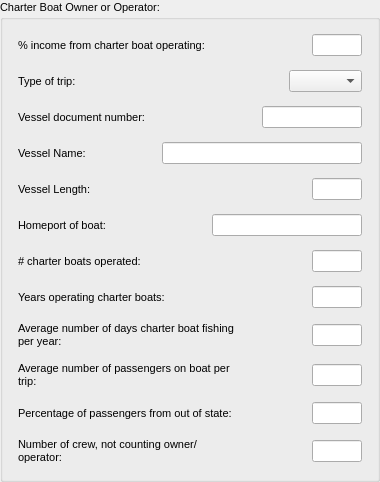
      <widget class="QGroupBox" name="vessel_info" >
       <property name="font" >
        <font>
         <family>Tahoma</family>
         <pointsize>8</pointsize>
        </font>
       </property>
       <property name="title" >
        <string>Charter Boat Owner or Operator:</string>
       </property>
       <layout class="QVBoxLayout" >
        <item>
         <widget class="QWidget" native="1" name="widget_3" >
          <property name="font" >
           <font>
            <family>Tahoma</family>
            <pointsize>8</pointsize>
           </font>
          </property>
          <layout class="QHBoxLayout" name="horizontalLayout_3" >
           <property name="spacing" >
            <number>4</number>
           </property>
           <property name="margin" >
            <number>4</number>
           </property>
           <item>
            <widget class="QLabel" name="label_3" >
             <property name="font" >
              <font>
               <family>Tahoma</family>
               <pointsize>8</pointsize>
              </font>
             </property>
             <property name="text" >
              <string>% income from charter boat operating:</string>
             </property>
            </widget>
           </item>
           <item>
            <spacer name="horizontalSpacer_2" >
             <property name="font" >
              <font>
               <family>Tahoma</family>
               <pointsize>8</pointsize>
              </font>
             </property>
             <property name="orientation" >
              <enum>Qt::Horizontal</enum>
             </property>
             <property name="sizeHint" stdset="0" >
              <size>
               <width>40</width>
               <height>20</height>
              </size>
             </property>
            </spacer>
           </item>
           <item>
            <widget class="QLineEdit" name="cpfv_percent_income_line" >
             <property name="maximumSize" >
              <size>
               <width>50</width>
               <height>16777215</height>
              </size>
             </property>
             <property name="font" >
              <font>
               <family>Tahoma</family>
               <pointsize>8</pointsize>
              </font>
             </property>
            </widget>
           </item>
          </layout>
         </widget>
        </item>
        <item>
         <widget class="QWidget" native="1" name="home_port_13" >
          <property name="font" >
           <font>
            <family>Tahoma</family>
            <pointsize>8</pointsize>
           </font>
          </property>
          <layout class="QHBoxLayout" >
           <property name="spacing" >
            <number>4</number>
           </property>
           <property name="margin" >
            <number>4</number>
           </property>
           <item>
            <widget class="QLabel" name="type_of_charter_text_5" >
             <property name="minimumSize" >
              <size>
               <width>100</width>
               <height>0</height>
              </size>
             </property>
             <property name="maximumSize" >
              <size>
               <width>100</width>
               <height>16777215</height>
              </size>
             </property>
             <property name="font" >
              <font>
               <family>Tahoma</family>
               <pointsize>8</pointsize>
              </font>
             </property>
             <property name="text" >
              <string>Type of trip:</string>
             </property>
             <property name="wordWrap" >
              <bool>true</bool>
             </property>
            </widget>
           </item>
           <item>
            <spacer>
             <property name="font" >
              <font>
               <family>Tahoma</family>
               <pointsize>8</pointsize>
              </font>
             </property>
             <property name="orientation" >
              <enum>Qt::Horizontal</enum>
             </property>
             <property name="sizeHint" stdset="0" >
              <size>
               <width>40</width>
               <height>20</height>
              </size>
             </property>
            </spacer>
           </item>
           <item>
            <widget class="QComboBox" name="cpfv_type_combo" >
             <property name="font" >
              <font>
               <family>Tahoma</family>
               <pointsize>8</pointsize>
              </font>
             </property>
             <item>
              <property name="text" >
               <string/>
              </property>
             </item>
             <item>
              <property name="text" >
               <string>Charter</string>
              </property>
             </item>
             <item>
              <property name="text" >
               <string>Six-pack</string>
              </property>
             </item>
             <item>
              <property name="text" >
               <string>Both</string>
              </property>
             </item>
            </widget>
           </item>
          </layout>
         </widget>
        </item>
        <item>
         <widget class="QWidget" native="1" name="ves_license_3" >
          <property name="font" >
           <font>
            <family>Tahoma</family>
            <pointsize>8</pointsize>
           </font>
          </property>
          <layout class="QHBoxLayout" >
           <property name="spacing" >
            <number>4</number>
           </property>
           <property name="margin" >
            <number>4</number>
           </property>
           <item>
            <widget class="QLabel" name="federal_vessel_id_text_2" >
             <property name="minimumSize" >
              <size>
               <width>150</width>
               <height>0</height>
              </size>
             </property>
             <property name="maximumSize" >
              <size>
               <width>150</width>
               <height>16777215</height>
              </size>
             </property>
             <property name="font" >
              <font>
               <family>Tahoma</family>
               <pointsize>8</pointsize>
              </font>
             </property>
             <property name="text" >
              <string>Vessel document number:</string>
             </property>
             <property name="wordWrap" >
              <bool>true</bool>
             </property>
            </widget>
           </item>
           <item>
            <spacer>
             <property name="font" >
              <font>
               <family>Tahoma</family>
               <pointsize>8</pointsize>
              </font>
             </property>
             <property name="orientation" >
              <enum>Qt::Horizontal</enum>
             </property>
             <property name="sizeHint" stdset="0" >
              <size>
               <width>40</width>
               <height>20</height>
              </size>
             </property>
            </spacer>
           </item>
           <item>
            <widget class="QLineEdit" name="cpfv_lic_line" >
             <property name="enabled" >
              <bool>true</bool>
             </property>
             <property name="minimumSize" >
              <size>
               <width>100</width>
               <height>0</height>
              </size>
             </property>
             <property name="maximumSize" >
              <size>
               <width>100</width>
               <height>16777215</height>
              </size>
             </property>
             <property name="font" >
              <font>
               <family>Tahoma</family>
               <pointsize>8</pointsize>
              </font>
             </property>
             <property name="text" >
              <string/>
             </property>
            </widget>
           </item>
          </layout>
         </widget>
        </item>
        <item>
         <widget class="QWidget" native="1" name="vessel_length_5" >
          <property name="font" >
           <font>
            <family>Tahoma</family>
            <pointsize>8</pointsize>
           </font>
          </property>
          <layout class="QHBoxLayout" >
           <property name="spacing" >
            <number>4</number>
           </property>
           <property name="margin" >
            <number>4</number>
           </property>
           <item>
            <widget class="QLabel" name="vessel_length_text_3" >
             <property name="minimumSize" >
              <size>
               <width>80</width>
               <height>0</height>
              </size>
             </property>
             <property name="maximumSize" >
              <size>
               <width>80</width>
               <height>16777215</height>
              </size>
             </property>
             <property name="font" >
              <font>
               <family>Tahoma</family>
               <pointsize>8</pointsize>
              </font>
             </property>
             <property name="text" >
              <string>Vessel Name:</string>
             </property>
             <property name="wordWrap" >
              <bool>true</bool>
             </property>
            </widget>
           </item>
           <item>
            <spacer>
             <property name="font" >
              <font>
               <family>Tahoma</family>
               <pointsize>8</pointsize>
              </font>
             </property>
             <property name="orientation" >
              <enum>Qt::Horizontal</enum>
             </property>
             <property name="sizeHint" stdset="0" >
              <size>
               <width>40</width>
               <height>20</height>
              </size>
             </property>
            </spacer>
           </item>
           <item>
            <widget class="QLineEdit" name="cpfv_name_line" >
             <property name="enabled" >
              <bool>true</bool>
             </property>
             <property name="minimumSize" >
              <size>
               <width>200</width>
               <height>0</height>
              </size>
             </property>
             <property name="maximumSize" >
              <size>
               <width>200</width>
               <height>16777215</height>
              </size>
             </property>
             <property name="font" >
              <font>
               <family>Tahoma</family>
               <pointsize>8</pointsize>
              </font>
             </property>
             <property name="text" >
              <string/>
             </property>
            </widget>
           </item>
          </layout>
         </widget>
        </item>
        <item>
         <widget class="QWidget" native="1" name="vessel_length_4" >
          <property name="font" >
           <font>
            <family>Tahoma</family>
            <pointsize>8</pointsize>
           </font>
          </property>
          <layout class="QHBoxLayout" >
           <property name="spacing" >
            <number>4</number>
           </property>
           <property name="margin" >
            <number>4</number>
           </property>
           <item>
            <widget class="QLabel" name="vessel_length_text_2" >
             <property name="minimumSize" >
              <size>
               <width>80</width>
               <height>0</height>
              </size>
             </property>
             <property name="maximumSize" >
              <size>
               <width>80</width>
               <height>16777215</height>
              </size>
             </property>
             <property name="font" >
              <font>
               <family>Tahoma</family>
               <pointsize>8</pointsize>
              </font>
             </property>
             <property name="text" >
              <string>Vessel Length:</string>
             </property>
             <property name="wordWrap" >
              <bool>true</bool>
             </property>
            </widget>
           </item>
           <item>
            <spacer>
             <property name="font" >
              <font>
               <family>Tahoma</family>
               <pointsize>8</pointsize>
              </font>
             </property>
             <property name="orientation" >
              <enum>Qt::Horizontal</enum>
             </property>
             <property name="sizeHint" stdset="0" >
              <size>
               <width>40</width>
               <height>20</height>
              </size>
             </property>
            </spacer>
           </item>
           <item>
            <widget class="QLineEdit" name="cpfv_len_line" >
             <property name="enabled" >
              <bool>true</bool>
             </property>
             <property name="minimumSize" >
              <size>
               <width>50</width>
               <height>0</height>
              </size>
             </property>
             <property name="maximumSize" >
              <size>
               <width>50</width>
               <height>16777215</height>
              </size>
             </property>
             <property name="font" >
              <font>
               <family>Tahoma</family>
               <pointsize>8</pointsize>
              </font>
             </property>
             <property name="text" >
              <string/>
             </property>
            </widget>
           </item>
          </layout>
         </widget>
        </item>
        <item>
         <widget class="QWidget" native="1" name="home_port_12" >
          <property name="font" >
           <font>
            <family>Tahoma</family>
            <pointsize>8</pointsize>
           </font>
          </property>
          <layout class="QHBoxLayout" >
           <property name="spacing" >
            <number>4</number>
           </property>
           <property name="margin" >
            <number>4</number>
           </property>
           <item>
            <widget class="QLabel" name="home_port_text_2" >
             <property name="minimumSize" >
              <size>
               <width>120</width>
               <height>0</height>
              </size>
             </property>
             <property name="maximumSize" >
              <size>
               <width>120</width>
               <height>16777215</height>
              </size>
             </property>
             <property name="font" >
              <font>
               <family>Tahoma</family>
               <pointsize>8</pointsize>
              </font>
             </property>
             <property name="text" >
              <string>Homeport of boat:</string>
             </property>
             <property name="wordWrap" >
              <bool>true</bool>
             </property>
            </widget>
           </item>
           <item>
            <spacer>
             <property name="font" >
              <font>
               <family>Tahoma</family>
               <pointsize>8</pointsize>
              </font>
             </property>
             <property name="orientation" >
              <enum>Qt::Horizontal</enum>
             </property>
             <property name="sizeHint" stdset="0" >
              <size>
               <width>40</width>
               <height>20</height>
              </size>
             </property>
            </spacer>
           </item>
           <item>
            <widget class="QLineEdit" name="cpfv_home_port_line" >
             <property name="enabled" >
              <bool>true</bool>
             </property>
             <property name="minimumSize" >
              <size>
               <width>150</width>
               <height>0</height>
              </size>
             </property>
             <property name="maximumSize" >
              <size>
               <width>150</width>
               <height>16777215</height>
              </size>
             </property>
             <property name="font" >
              <font>
               <family>Tahoma</family>
               <pointsize>8</pointsize>
              </font>
             </property>
             <property name="text" >
              <string/>
             </property>
            </widget>
           </item>
          </layout>
         </widget>
        </item>
        <item>
         <widget class="QWidget" native="1" name="widget" >
          <property name="font" >
           <font>
            <family>Tahoma</family>
            <pointsize>8</pointsize>
           </font>
          </property>
          <layout class="QHBoxLayout" name="horizontalLayout" >
           <property name="spacing" >
            <number>4</number>
           </property>
           <property name="margin" >
            <number>4</number>
           </property>
           <item>
            <widget class="QLabel" name="label" >
             <property name="maximumSize" >
              <size>
               <width>200</width>
               <height>16777215</height>
              </size>
             </property>
             <property name="font" >
              <font>
               <family>Tahoma</family>
               <pointsize>8</pointsize>
              </font>
             </property>
             <property name="text" >
              <string># charter boats operated:</string>
             </property>
            </widget>
           </item>
           <item>
            <spacer name="spacer" >
             <property name="font" >
              <font>
               <family>Tahoma</family>
               <pointsize>8</pointsize>
              </font>
             </property>
             <property name="orientation" >
              <enum>Qt::Horizontal</enum>
             </property>
             <property name="sizeHint" stdset="0" >
              <size>
               <width>138</width>
               <height>20</height>
              </size>
             </property>
            </spacer>
           </item>
           <item>
            <widget class="QLineEdit" name="cpfv_num_op_line" >
             <property name="maximumSize" >
              <size>
               <width>50</width>
               <height>16777215</height>
              </size>
             </property>
             <property name="font" >
              <font>
               <family>Tahoma</family>
               <pointsize>8</pointsize>
              </font>
             </property>
            </widget>
           </item>
          </layout>
         </widget>
        </item>
        <item>
         <widget class="QWidget" native="1" name="home_port_11" >
          <property name="font" >
           <font>
            <family>Tahoma</family>
            <pointsize>8</pointsize>
           </font>
          </property>
          <layout class="QHBoxLayout" >
           <property name="spacing" >
            <number>4</number>
           </property>
           <property name="margin" >
            <number>4</number>
           </property>
           <item>
            <widget class="QLabel" name="years_text_4" >
             <property name="minimumSize" >
              <size>
               <width>250</width>
               <height>0</height>
              </size>
             </property>
             <property name="maximumSize" >
              <size>
               <width>250</width>
               <height>16777215</height>
              </size>
             </property>
             <property name="font" >
              <font>
               <family>Tahoma</family>
               <pointsize>8</pointsize>
              </font>
             </property>
             <property name="text" >
              <string>Years operating charter boats:</string>
             </property>
             <property name="wordWrap" >
              <bool>true</bool>
             </property>
            </widget>
           </item>
           <item>
            <spacer>
             <property name="font" >
              <font>
               <family>Tahoma</family>
               <pointsize>8</pointsize>
              </font>
             </property>
             <property name="orientation" >
              <enum>Qt::Horizontal</enum>
             </property>
             <property name="sizeHint" stdset="0" >
              <size>
               <width>40</width>
               <height>20</height>
              </size>
             </property>
            </spacer>
           </item>
           <item>
            <widget class="QLineEdit" name="cpfv_yr_op_line" >
             <property name="enabled" >
              <bool>true</bool>
             </property>
             <property name="minimumSize" >
              <size>
               <width>50</width>
               <height>0</height>
              </size>
             </property>
             <property name="maximumSize" >
              <size>
               <width>50</width>
               <height>16777215</height>
              </size>
             </property>
             <property name="font" >
              <font>
               <family>Tahoma</family>
               <pointsize>8</pointsize>
              </font>
             </property>
             <property name="text" >
              <string/>
             </property>
            </widget>
           </item>
          </layout>
         </widget>
        </item>
        <item>
         <widget class="QWidget" native="1" name="home_port_14" >
          <property name="minimumSize" >
           <size>
            <width>200</width>
            <height>0</height>
           </size>
          </property>
          <property name="font" >
           <font>
            <family>Tahoma</family>
            <pointsize>8</pointsize>
           </font>
          </property>
          <layout class="QHBoxLayout" >
           <property name="spacing" >
            <number>4</number>
           </property>
           <property name="margin" >
            <number>4</number>
           </property>
           <item>
            <widget class="QLabel" name="landing_port_text_6" >
             <property name="minimumSize" >
              <size>
               <width>220</width>
               <height>0</height>
              </size>
             </property>
             <property name="maximumSize" >
              <size>
               <width>220</width>
               <height>16777215</height>
              </size>
             </property>
             <property name="font" >
              <font>
               <family>Tahoma</family>
               <pointsize>8</pointsize>
              </font>
             </property>
             <property name="text" >
              <string>Average number of days charter boat fishing per year:</string>
             </property>
             <property name="wordWrap" >
              <bool>true</bool>
             </property>
            </widget>
           </item>
           <item>
            <spacer>
             <property name="font" >
              <font>
               <family>Tahoma</family>
               <pointsize>8</pointsize>
              </font>
             </property>
             <property name="orientation" >
              <enum>Qt::Horizontal</enum>
             </property>
             <property name="sizeHint" stdset="0" >
              <size>
               <width>40</width>
               <height>20</height>
              </size>
             </property>
            </spacer>
           </item>
           <item>
            <widget class="QLineEdit" name="cpfv_num_days_line" >
             <property name="enabled" >
              <bool>true</bool>
             </property>
             <property name="minimumSize" >
              <size>
               <width>50</width>
               <height>0</height>
              </size>
             </property>
             <property name="maximumSize" >
              <size>
               <width>50</width>
               <height>16777215</height>
              </size>
             </property>
             <property name="font" >
              <font>
               <family>Tahoma</family>
               <pointsize>8</pointsize>
              </font>
             </property>
             <property name="text" >
              <string/>
             </property>
            </widget>
           </item>
          </layout>
         </widget>
        </item>
        <item>
         <widget class="QWidget" native="1" name="home_port_15" >
          <property name="font" >
           <font>
            <family>Tahoma</family>
            <pointsize>8</pointsize>
           </font>
          </property>
          <layout class="QHBoxLayout" >
           <property name="spacing" >
            <number>4</number>
           </property>
           <property name="margin" >
            <number>4</number>
           </property>
           <item>
            <widget class="QLabel" name="landing_port_text_7" >
             <property name="minimumSize" >
              <size>
               <width>220</width>
               <height>0</height>
              </size>
             </property>
             <property name="maximumSize" >
              <size>
               <width>220</width>
               <height>16777215</height>
              </size>
             </property>
             <property name="font" >
              <font>
               <family>Tahoma</family>
               <pointsize>8</pointsize>
              </font>
             </property>
             <property name="text" >
              <string>Average number of passengers on boat per trip:</string>
             </property>
             <property name="wordWrap" >
              <bool>true</bool>
             </property>
            </widget>
           </item>
           <item>
            <spacer>
             <property name="font" >
              <font>
               <family>Tahoma</family>
               <pointsize>8</pointsize>
              </font>
             </property>
             <property name="orientation" >
              <enum>Qt::Horizontal</enum>
             </property>
             <property name="sizeHint" stdset="0" >
              <size>
               <width>40</width>
               <height>20</height>
              </size>
             </property>
            </spacer>
           </item>
           <item>
            <widget class="QLineEdit" name="cpfv_num_pass_line" >
             <property name="enabled" >
              <bool>true</bool>
             </property>
             <property name="minimumSize" >
              <size>
               <width>50</width>
               <height>0</height>
              </size>
             </property>
             <property name="maximumSize" >
              <size>
               <width>50</width>
               <height>16777215</height>
              </size>
             </property>
             <property name="font" >
              <font>
               <family>Tahoma</family>
               <pointsize>8</pointsize>
              </font>
             </property>
             <property name="text" >
              <string/>
             </property>
            </widget>
           </item>
          </layout>
         </widget>
        </item>
        <item>
         <widget class="QWidget" native="1" name="home_port_18" >
          <property name="font" >
           <font>
            <family>Tahoma</family>
            <pointsize>8</pointsize>
           </font>
          </property>
          <layout class="QHBoxLayout" >
           <property name="spacing" >
            <number>4</number>
           </property>
           <property name="margin" >
            <number>4</number>
           </property>
           <item>
            <widget class="QLabel" name="landing_port_text_12" >
             <property name="minimumSize" >
              <size>
               <width>220</width>
               <height>0</height>
              </size>
             </property>
             <property name="maximumSize" >
              <size>
               <width>220</width>
               <height>16777215</height>
              </size>
             </property>
             <property name="font" >
              <font>
               <family>Tahoma</family>
               <pointsize>8</pointsize>
              </font>
             </property>
             <property name="text" >
              <string>Percentage of passengers from out of state:</string>
             </property>
             <property name="wordWrap" >
              <bool>true</bool>
             </property>
            </widget>
           </item>
           <item>
            <spacer>
             <property name="font" >
              <font>
               <family>Tahoma</family>
               <pointsize>8</pointsize>
              </font>
             </property>
             <property name="orientation" >
              <enum>Qt::Horizontal</enum>
             </property>
             <property name="sizeHint" stdset="0" >
              <size>
               <width>40</width>
               <height>20</height>
              </size>
             </property>
            </spacer>
           </item>
           <item>
            <widget class="QLineEdit" name="cpfv_num_out_state_line" >
             <property name="enabled" >
              <bool>true</bool>
             </property>
             <property name="minimumSize" >
              <size>
               <width>50</width>
               <height>0</height>
              </size>
             </property>
             <property name="maximumSize" >
              <size>
               <width>50</width>
               <height>16777215</height>
              </size>
             </property>
             <property name="font" >
              <font>
               <family>Tahoma</family>
               <pointsize>8</pointsize>
              </font>
             </property>
             <property name="text" >
              <string/>
             </property>
            </widget>
           </item>
          </layout>
         </widget>
        </item>
        <item>
         <widget class="QWidget" native="1" name="home_port_16" >
          <property name="font" >
           <font>
            <family>Tahoma</family>
            <pointsize>8</pointsize>
           </font>
          </property>
          <layout class="QHBoxLayout" >
           <property name="spacing" >
            <number>4</number>
           </property>
           <property name="margin" >
            <number>4</number>
           </property>
           <item>
            <widget class="QLabel" name="landing_port_text_8" >
             <property name="minimumSize" >
              <size>
               <width>220</width>
               <height>0</height>
              </size>
             </property>
             <property name="maximumSize" >
              <size>
               <width>220</width>
               <height>16777215</height>
              </size>
             </property>
             <property name="font" >
              <font>
               <family>Tahoma</family>
               <pointsize>8</pointsize>
              </font>
             </property>
             <property name="text" >
              <string>Number of crew, not counting owner/operator:</string>
             </property>
             <property name="wordWrap" >
              <bool>true</bool>
             </property>
            </widget>
           </item>
           <item>
            <spacer>
             <property name="font" >
              <font>
               <family>Tahoma</family>
               <pointsize>8</pointsize>
              </font>
             </property>
             <property name="orientation" >
              <enum>Qt::Horizontal</enum>
             </property>
             <property name="sizeHint" stdset="0" >
              <size>
               <width>40</width>
               <height>20</height>
              </size>
             </property>
            </spacer>
           </item>
           <item>
            <widget class="QLineEdit" name="cpfv_num_crew_line" >
             <property name="enabled" >
              <bool>true</bool>
             </property>
             <property name="minimumSize" >
              <size>
               <width>50</width>
               <height>0</height>
              </size>
             </property>
             <property name="maximumSize" >
              <size>
               <width>50</width>
               <height>16777215</height>
              </size>
             </property>
             <property name="font" >
              <font>
               <family>Tahoma</family>
               <pointsize>8</pointsize>
              </font>
             </property>
             <property name="text" >
              <string/>
             </property>
            </widget>
           </item>
          </layout>
         </widget>
        </item>
       </layout>
      </widget>
